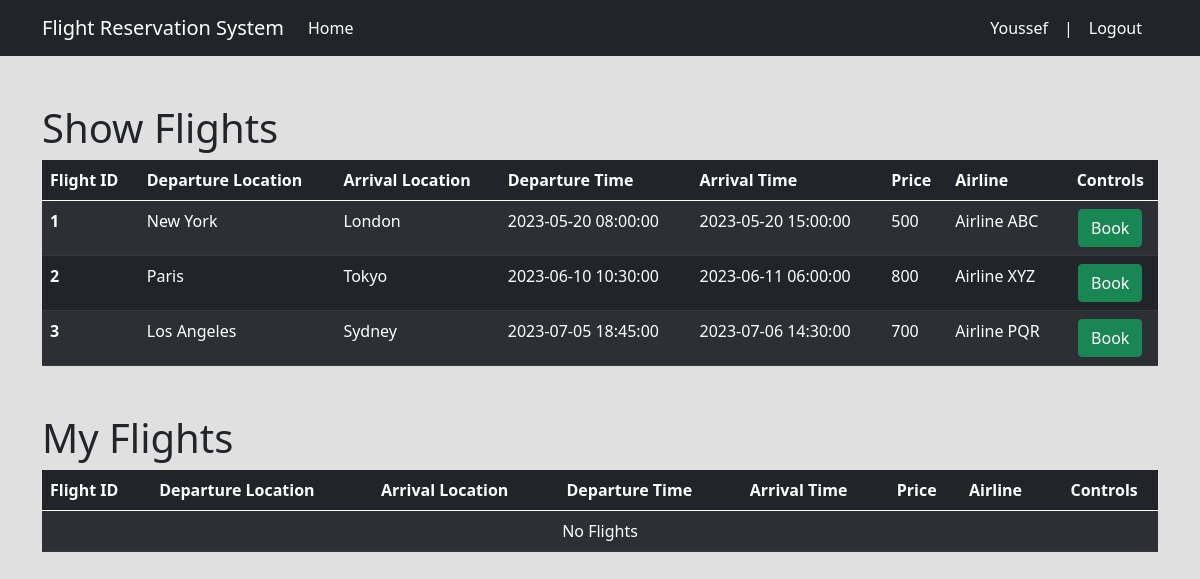
Page /home.php (signed in) on the committed database.
### tables this page shows
CREATE TABLE IF NOT EXISTS `flight` (
  `flight_id` int NOT NULL AUTO_INCREMENT,
  `dep_location` varchar(130) NOT NULL,
  `arrival_location` varchar(130) NOT NULL,
  `dep_time` datetime NOT NULL,
  `arrival_time` datetime NOT NULL,
  `price` float NOT NULL,
  `aircraft_id` int NOT NULL,
  `airline` varchar(130) NOT NULL,
  PRIMARY KEY (`flight_id`),
  KEY `aircraft_id` (`aircraft_id`)
);

### home.php (the view, shortened to what this page needs)
<?php
    include 'init.php';
    include $template . 'header.php';
    include $template.'navbar.php';
    $user_id = $_SESSION['user']['user_id'];
    $sql = "SELECT * FROM flight";
    $stmt = $conn->prepare($sql);
    $stmt->execute();
    $flights = $stmt->fetchAll();
    $sql = "
        SELECT * FROM flight
        JOIN reservation ON flight.flight_id = reservation.flight_id
        WHERE reservation.user_id = $user_id
        GROUP BY reservation.flight_id
        ORDER BY reservation.flight_id
        ";
    $stmt = $conn->prepare($sql);
    $stmt->execute();
    $myflights = $stmt->fetchAll();
    ?>
<div class="container my-5">
    <h1>Show Flights</h1>
    <table class="table table-dark table-striped">
        <thead>
        <tr>
            <th scope="col">Flight ID</th>
            <th scope="col">Departure Location</th>
            <th scope="col">Arrival Location</th>
            <th scope="col">Departure Time</th>
            <th scope="col">Arrival Time</th>
            <th scope="col">Price</th>
            <th scope="col">Airline</th>
            <th scope="col" class="text-center">Controls</th>
        </tr>
        </thead>
        <tbody>
        <?php foreach($flights as $flight){ ?>
            <tr>
                <th scope="row"><?=$flight['flight_id']?></th>
                <td><?=$flight['dep_location']?></td>
                <td><?=$flight['arrival_location']?></td>
                <td><?=$flight['dep_time']?></td>
                <td><?=$flight['arrival_time']?></td>
                <td><?=$flight['price']?></td>
                <td><?=$flight['airline']?></td>
                <td class="text-center">
                    <form action="book-flight.php" method="GET">
                        <input type="submit" value="Book" class="btn btn-success"/>
                    </form>
                </td>
            </tr>
        <?php } ?>
        </tbody>
    </table>
</div>
    <div class="container my-5">
        <h1>My Flights</h1>
        <table class="table table-dark table-striped">
            <thead>
            <tr>
                <th scope="col">Flight ID</th>
                <th scope="col">Departure Location</th>
                <th scope="col">Arrival Location</th>
                <th scope="col">Departure Time</th>
                <th scope="col">Arrival Time</th>
                <th scope="col">Price</th>
                <th scope="col">Airline</th>
                <th scope="col" class="text-center">Controls</th>
            </tr>
            </thead>
            <tbody>
            <?= count($myflights)?:'<tr><td colspan="8" class="text-center">No Flights</td></tr>' ?>
            </tbody>
        </table>
    </div>
<?php
    include $template . 'footer.php';
?>

### includes/header.php (shortened to what this page needs)
<!doctype html>
<html lang="en">
    <head>
        <link rel="stylesheet" href="layout/css/bootstrap.min.css">
        <link rel="stylesheet" href="layout/css/all.min.css">
        <link rel="stylesheet" href="layout/css/loginRegist.css">
    </head>
    <body>

### includes/navbar.php (shortened to what this page needs)
<nav class="navbar navbar-expand-lg bg-dark">
    <div class="container">
        <a class="navbar-brand text-white" href="index.php">Flight Reservation System</a>
        <div class="collapse navbar-collapse" id="navbarSupportedContent">
            <ul class="navbar-nav me-auto mb-2 mb-lg-0">
                <?php if(isset($_SESSION['user'])): ?>
                    <?php if($_SESSION['user']['role'] == 0): ?>
                    <li class="nav-item">
                        <a class="nav-link active text-white" aria-current="page" href="home.php">Home</a>
                    </li>
                    <?php endif; ?>
                <?php endif; ?>
            </ul>
            <?php if(isset($_SESSION['user'])): ?>
            <div>
                <a class="nav-link text-white" href="profile.php">
                    <i class="fa fa-user"></i>
                    <?php
                            echo $_SESSION['user']['fname']; ?>
                </a>
            </div>
            <span class="text-white d-none d-sm-block">|</span>
            <div>
                <a class="nav-link text-white" href="logout.php"> Logout </a>
            </div>
            <?php endif; ?>
        </div>
    </div>
</nav>

### includes/footer.php (shortened to what this page needs)
    </body>
</html>

### layout/css/loginRegist.css (style rules this page uses)
body { background-color: #e0e0e0; box-sizing: border-box; }
.nav-link.active { color: white; }
.nav-link { color: rgba(255, 255, 255, 0.7); }

### rows in the picture
flight: flight_id "1", dep_location "New York", arrival_location "London", dep_time "2023-05-20 08:00:00", arrival_time "2023-05-20 15:00:00", price "500", airline "Airline ABC"
flight: flight_id "2", dep_location "Paris", arrival_location "Tokyo", dep_time "2023-06-10 10:30:00", arrival_time "2023-06-11 06:00:00", price "800", airline "Airline XYZ"
flight: flight_id "3", dep_location "Los Angeles", arrival_location "Sydney", dep_time "2023-07-05 18:45:00", arrival_time "2023-07-06 14:30:00", price "700", airline "Airline PQR"

### other values in the picture
$_SESSION['user']['fname'] "Youssef"
